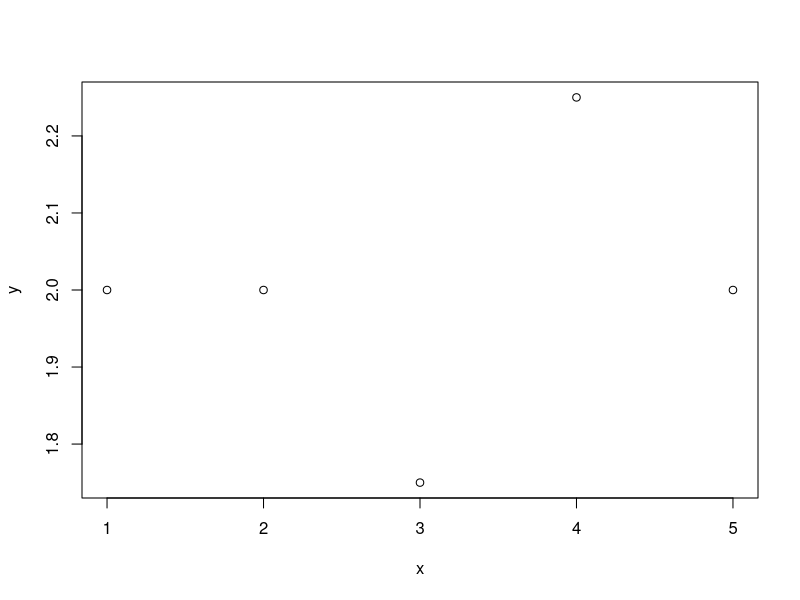
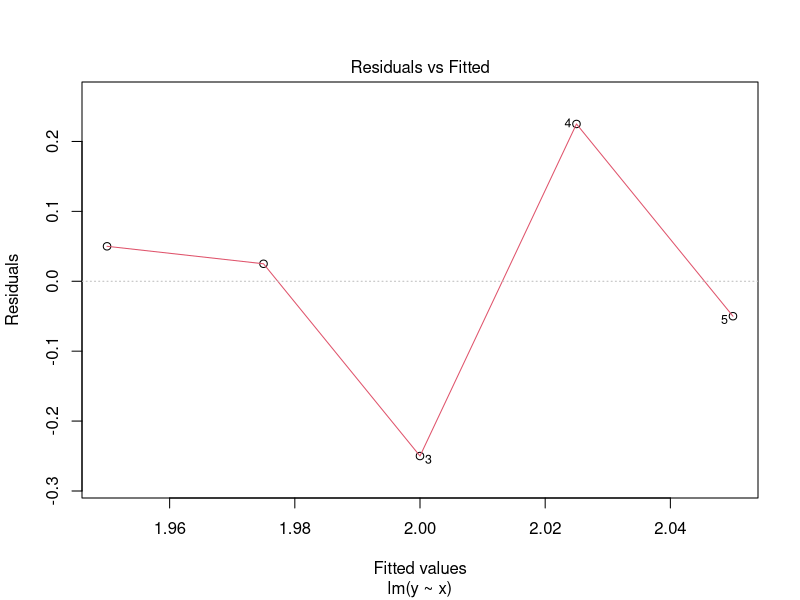
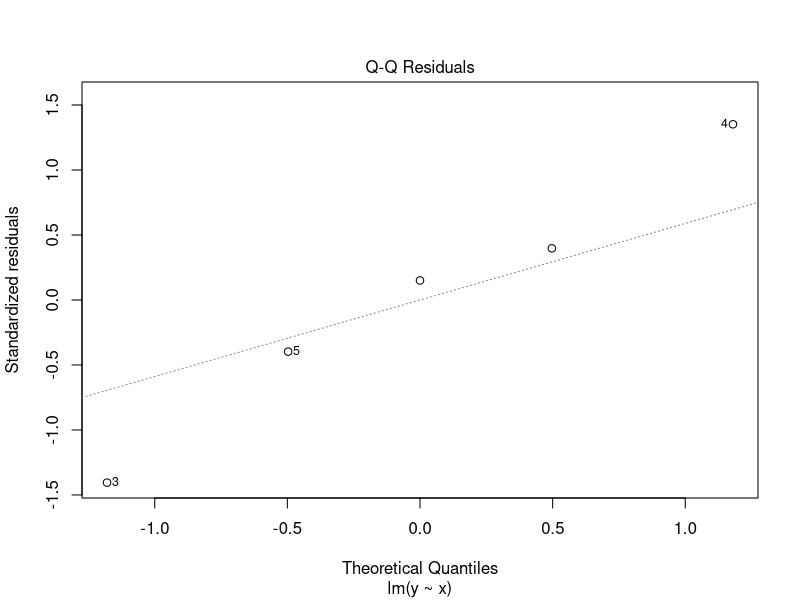
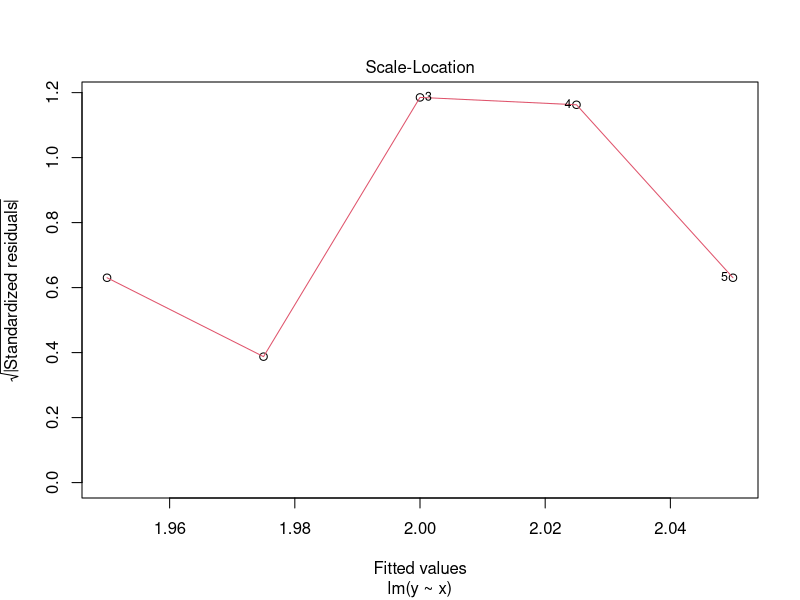
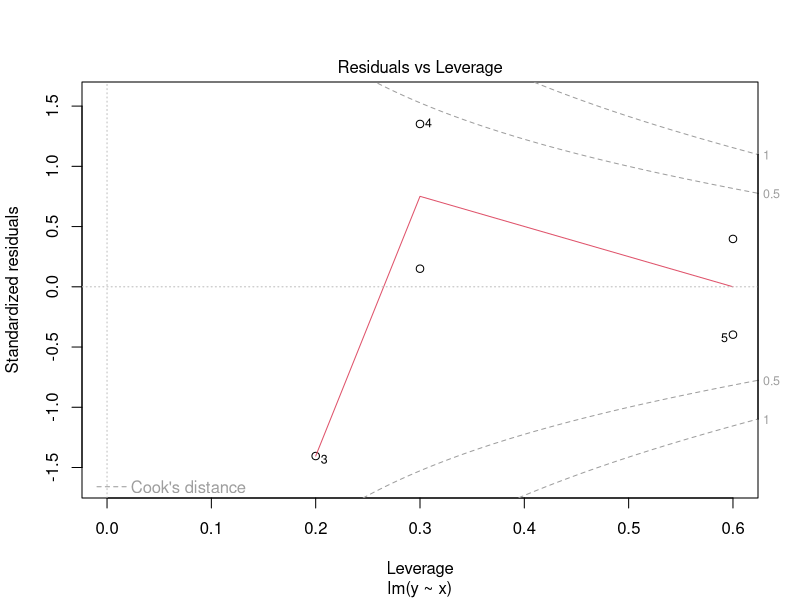

Source code (R) for these figures, in order:
test <- data.frame(x=c(1, 2, 3, 4, 5), y=c(2, 2, 1.75, 2.25, 2))
model <- lm(data = test, y~x)
report <- summary(model)
report$r.squared
model
plot(test)
plot(model)

# Model 1
model_mtcars <- lm(data = mtcars, mpg~
                     disp+hp+wt+am)
report_mtcars <- summary(model_mtcars)
report_mtcars$r.squared

# Model 2
model_mtcars2 <- lm(data = mtcars, mpg~
                     cyl+hp+wt+am)
report_mtcars2 <- summary(model_mtcars2)
report_mtcars2$r.squared

# Model 3
model_mtcars3 <- lm(data = mtcars, mpg~
                      disp+cyl+wt+am)
report_mtcars3 <- summary(model_mtcars3)
report_mtcars3$r.squared

# Model 4
model_mtcars4 <- lm(data = mtcars, mpg~
                      disp+hp+cyl+am)
report_mtcars4 <- summary(model_mtcars4)
report_mtcars4$r.squared

report_mtcars
report_mtcars2
report_mtcars3
report_mtcars4